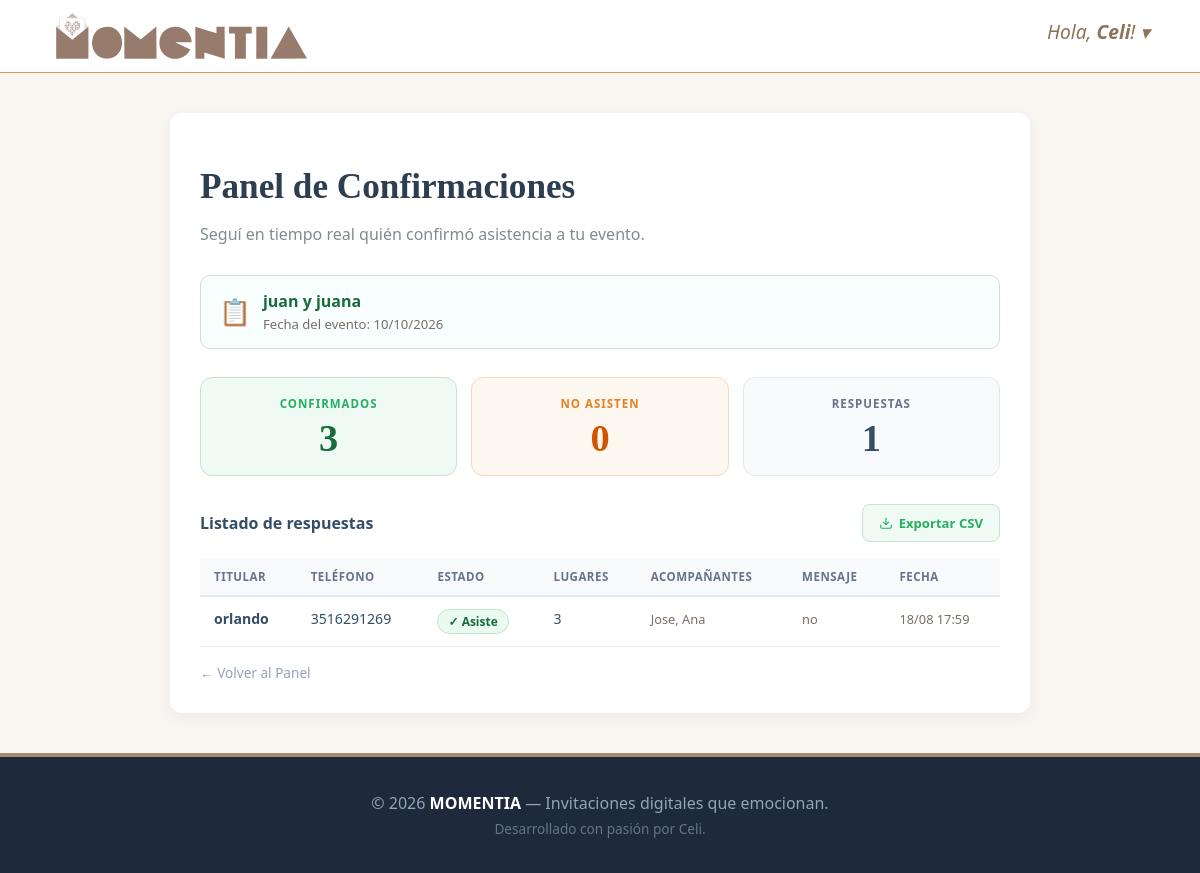
Page /rsvp_panel.php?tarjeta=53 (signed in) on the committed database.
### tables this page shows
CREATE TABLE `tarjetas` (
  `id_tarjeta` int(11) NOT NULL,
  `id_cliente` int(11) NOT NULL,
  `id_plantilla` int(11) NOT NULL,
  `tipo_evento_id` int(11) NOT NULL,
  `estilo_visual_id` int(11) NOT NULL,
  `mod_cuenta_regresiva` tinyint(1) DEFAULT 0,
  `mod_musica` tinyint(1) DEFAULT 0,
  `mod_regalos` tinyint(1) DEFAULT 0,
  `mod_dress_code` tinyint(1) DEFAULT 0,
  `mod_linea_tiempo` tinyint(1) DEFAULT 0,
  `mod_book_fotos` tinyint(1) DEFAULT 0,
  `mod_compartir_fotos` tinyint(1) DEFAULT 0,
  `mod_rsvp_interno` tinyint(1) DEFAULT 0,
  `mod_muro_deseos` tinyint(1) DEFAULT 0,
  `mod_playlist` tinyint(1) DEFAULT 0,
  `nombres_portada` varchar(255) DEFAULT NULL,
  `fecha_evento` date DEFAULT NULL,
  `hora_evento` time DEFAULT NULL,
  `direccion_maps` text DEFAULT NULL,
  `link_musica` varchar(255) DEFAULT NULL,
  `datos_bancarios` text DEFAULT NULL,
  `mensaje_regalo` text DEFAULT NULL,
  `dress_code_texto` text DEFAULT NULL,
  `book_texto` varchar(255) DEFAULT NULL,
  `link_galeria_externa` varchar(255) DEFAULT NULL,
  `telefono_whatsapp` varchar(50) DEFAULT NULL,
  `fecha_limite_rsvp` date DEFAULT NULL,
  `frase_portada` varchar(255) DEFAULT NULL,
  `textos_personalizados` text DEFAULT NULL,
  `estado_pago` varchar(20) DEFAULT 'pendiente',
  `mod_rsvp_whatsapp` int(25) DEFAULT NULL,
  `playlist_modo` enum('formulario','enlace') NOT NULL DEFAULT 'formulario',
  `playlist_url` varchar(255) DEFAULT NULL,
  `linea_tiempo_estilo` enum('vertical','horizontal') NOT NULL DEFAULT 'vertical',
  `muro_moderacion` tinyint(1) NOT NULL DEFAULT 0,
  `mod_pagar_evento` tinyint(1) DEFAULT 0,
  `momento2_nombre` varchar(100) DEFAULT NULL,
  `momento2_fecha` date DEFAULT NULL,
  `momento2_hora` time DEFAULT NULL,
  `momento2_direccion_maps` text DEFAULT NULL,
  `mod_ubi_calen` tinyint(1) DEFAULT NULL,
  `mod_foto_portada` tinyint(1) DEFAULT 0,
  `foto_portada` varchar(255) DEFAULT NULL
);

CREATE TABLE `rsvp_respuestas` (
  `id_rsvp` int(11) NOT NULL,
  `tarjeta_id` int(11) NOT NULL,
  `estado` enum('confirmado','ausente') NOT NULL,
  `nombre` varchar(255) NOT NULL,
  `email` varchar(255) DEFAULT NULL,
  `telefono` varchar(50) DEFAULT NULL,
  `cantidad_acompanantes` int(11) DEFAULT 0,
  `mensaje` text DEFAULT NULL,
  `fecha_respuesta` datetime NOT NULL
);

### rsvp_panel.php (the view, shortened to what this page needs)
<?php
require_once __DIR__ . '/conexion.php';
$id_usuario = $_SESSION['id_usuario'];
$tarjeta_id = isset($_GET['tarjeta']) ? (int)$_GET['tarjeta'] : 0;
try {
    $stmt = $pdo->prepare("SELECT * FROM tarjetas WHERE id_tarjeta = ? AND id_cliente = ?");
    $stmt->execute([$tarjeta_id, $id_usuario]);
    $tarjeta = $stmt->fetch(PDO::FETCH_ASSOC);
} catch (PDOException $e) {
    error_log('Error en rsvp_panel: ' . $e->getMessage());
    header("Location: dashboard.php?error=error_carga");
    exit;
}
$estadisticas = ['confirmados' => 0, 'ausentes' => 0, 'respuestas' => 0];
try {
    $stmt = $pdo->prepare("
        SELECT estado,
               COUNT(*) as cantidad_respuestas,
               SUM(cantidad_acompanantes + 1) as lugares
        FROM rsvp_respuestas
        WHERE tarjeta_id = ?
        GROUP BY estado
    ");
    $stmt->execute([$tarjeta_id]);
    foreach ($stmt->fetchAll(PDO::FETCH_ASSOC) as $s) {
        $estadisticas['respuestas'] += (int)$s['cantidad_respuestas'];
        if ($s['estado'] === 'confirmado') $estadisticas['confirmados'] = (int)$s['lugares'];
    }
    $stmt = $pdo->prepare("
        SELECT r.*, GROUP_CONCAT(a.nombre_acompanante SEPARATOR ', ') as nombres_acompanantes
        FROM rsvp_respuestas r
        LEFT JOIN rsvp_acompanantes a ON r.id_rsvp = a.id_rsvp
        WHERE r.tarjeta_id = ?
        GROUP BY r.id_rsvp
        ORDER BY r.fecha_respuesta DESC
    ");
    $stmt->execute([$tarjeta_id]);
    $respuestas = $stmt->fetchAll(PDO::FETCH_ASSOC);
} catch (PDOException $e) {
    error_log('Error cargando RSVP: ' . $e->getMessage());
    $respuestas = [];
}
$nombre_tarjeta = htmlspecialchars($tarjeta['nombres_portada'] ?: 'Sin título');
$fecha_fmt      = $tarjeta['fecha_evento'] ? date('d/m/Y', strtotime($tarjeta['fecha_evento'])) : '-';
?>
<!DOCTYPE html>
<html lang="es">
<head>
    <link rel="stylesheet" href="css/global.css">
    <link rel="stylesheet" href="css/formularios.css">
</head>
<body>
<?php include_once 'header.php'; ?>
<main class="form-container" style="max-width: 860px;">
    <div class="form-card">
        <h1>Panel de Confirmaciones</h1>
        <p class="subtitle">Seguí en tiempo real quién confirmó asistencia a tu evento.</p>
        <div class="panel-contexto">
            <span style="font-size:1.6rem;">📋</span>
            <div>
                <strong><?php echo $nombre_tarjeta; ?></strong>
                <span>Fecha del evento: <?php echo $fecha_fmt; ?></span>
            </div>
        </div>
        <div class="rsvp-stats">
            <div class="stat-card stat-confirmados">
                <h4>Confirmados</h4>
                <div class="numero"><?php echo $estadisticas['confirmados']; ?></div>
            </div>
            <div class="stat-card stat-ausentes">
                <h4>No asisten</h4>
                <div class="numero"><?php echo $estadisticas['ausentes']; ?></div>
            </div>
            <div class="stat-card stat-total">
                <h4>Respuestas</h4>
                <div class="numero"><?php echo $estadisticas['respuestas']; ?></div>
            </div>
        </div>
        <?php if (!empty($respuestas)): ?>
            <div class="panel-acciones">
                <h2>Listado de respuestas</h2>
                <a href="?tarjeta=<?php echo $tarjeta_id; ?>&exportar=1" class="btn-exportar">
                    <svg viewBox="0 0 24 24" fill="none" stroke="currentColor" stroke-width="2" width="14" height="14">
                        <path d="M21 15v4a2 2 0 0 1-2 2H5a2 2 0 0 1-2-2v-4"/>
                        <polyline points="7 10 12 15 17 10"/>
                        <line x1="12" y1="15" x2="12" y2="3"/>
                    </svg>
                    Exportar CSV
                </a>
            </div>
            <div class="tabla-wrap">
                <table class="rsvp-table">
                    <thead>
                        <tr>
                            <th>Titular</th>
                            <th>Teléfono</th>
                            <th>Estado</th>
                            <th>Lugares</th>
                            <th>Acompañantes</th>
                            <th>Mensaje</th>
                            <th>Fecha</th>
                        </tr>
                    </thead>
                    <tbody>
                        <?php foreach ($respuestas as $r):
                            $lugares = ($r['estado'] === 'ausente') ? 0 : ($r['cantidad_acompanantes'] + 1);
                        ?>
                            <tr>
                                <td><strong><?php echo htmlspecialchars($r['nombre']); ?></strong></td>
                                <td><?php echo htmlspecialchars($r['telefono'] ?? '—'); ?></td>
                                <td>
                                    <?php if ($r['estado'] === 'confirmado'): ?>
                                        <span class="badge-confirmado">✓ Asiste</span>
                                    <?php else: ?>
                                        <span class="badge-ausente">✕ No asiste</span>
                                    <?php endif; ?>
                                </td>
                                <td><?php echo $lugares; ?></td>
                                <td><small><?php echo htmlspecialchars($r['nombres_acompanantes'] ?? '—'); ?></small></td>
                                <td><small><?php echo htmlspecialchars(mb_substr($r['mensaje'] ?? '', 0, 60)); ?><?php echo mb_strlen($r['mensaje'] ?? '') > 60 ? '…' : ''; ?></small></td>
                                <td><small><?php echo date('d/m H:i', strtotime($r['fecha_respuesta'])); ?></small></td>
                            </tr>
                        <?php endforeach; ?>
                    </tbody>
                </table>
            </div>
        <?php endif; ?>
        <a href="dashboard.php" class="btn-volver">← Volver al Panel</a>
    </div>
</main>
<?php include_once 'footer.php'; ?>
</body>
</html>

### css/global.css (style rules this page uses)
:root { --color-principal: #a68b6d; }
body { font-family: 'Segoe UI', sans-serif; background-color: #f9f6f2; color: #333; margin: 0; }
a { transition: color 0.2s; }
h1, h2, h3, h4 { word-break: break-word; }

### css/formularios.css (style rules this page uses)
.form-container { max-width: 700px; margin: 40px auto; padding: 0 20px; }
.form-card { background: #ffffff; padding: 30px; border-radius: 12px; box-shadow: 0 4px 15px rgba(0, 0, 0, 0.05); }
.form-card h1 { font-family: 'Playfair Display', serif; color: #2c3e50; margin-bottom: 5px; font-size: 2.2rem; }
.form-card h2 { color: #2c3e50; margin-bottom: 5px; font-size: 1.8rem; }
.subtitle { color: #7f8c8d; margin-bottom: 30px; font-size: 1rem; }
small { color: #94a3b8; font-size: 0.8rem; margin-top: 5px; }
.btn-exportar { background: #27ae60; color: white; padding: 10px 15px; border-radius: 5px; text-decoration: none; font-weight: bold; font-size: 0.9rem; }
.btn-volver { display: inline-block; color: #94a3b8; font-size: 0.88rem; text-decoration: none; margin-top: 12px; }

### rsvp_panel.php (style rules this page uses)
.panel-contexto { display: flex; align-items: center; gap: 12px; background: #f8fffe; border: 1px solid #c8e6d4; border-radius: 10px; padding: 14px 18px; margin-bottom: 28px; }
.panel-contexto strong { color: #1a6b3c; display: block; }
.panel-contexto span { color: #7a6e67; font-size: 0.82rem; }
.rsvp-stats { display: grid; grid-template-columns: repeat(3, 1fr); gap: 14px; margin-bottom: 28px; }
.stat-card { border-radius: 12px; padding: 18px; text-align: center; border: 1px solid; }
.stat-card h4 { font-size: 0.72rem; font-weight: 600; text-transform: uppercase; letter-spacing: 1px; margin: 0 0 8px 0; }
.stat-card .numero { font-family: 'Playfair Display', Georgia, serif; font-size: 2.4rem; font-weight: 600; line-height: 1; }
.stat-confirmados { background: #f0faf4; border-color: #c3e6cb; }
.stat-confirmados h4 { color: #27ae60; }
.stat-confirmados .numero { color: #1a6b3c; }
.stat-ausentes { background: #fdf8ef; border-color: #f0ddb8; }
.stat-ausentes h4 { color: #e67e22; }
.stat-ausentes .numero { color: #d35400; }
.stat-total { background: #f8fafc; border-color: #e2e8f0; }
.stat-total h4 { color: #64748b; }
.stat-total .numero { color: #344e67; }
.panel-acciones { display: flex; justify-content: space-between; align-items: center; margin-bottom: 16px; flex-wrap: wrap; gap: 10px; }
.panel-acciones h2 { font-size: 1rem; font-weight: 700; color: #344e67; margin: 0; }
.btn-exportar { display: inline-flex; align-items: center; gap: 6px; background: #f0faf4; color: #27ae60; border: 1.5px solid #c3e6cb; border-radius: 8px; padding: 9px 16px; font-size: 0.82rem; font-weight: 600; text-decoration: none; transition: all 0.2s; }
.tabla-wrap { overflow-x: auto; }
.rsvp-table { width: 100%; border-collapse: collapse; font-size: 0.88rem; min-width: 560px; }
.rsvp-table th { background: #f8fafc; border-bottom: 2px solid #e2e8f0; padding: 11px 14px; text-align: left; font-size: 0.72rem; font-weight: 600; color: #64748b; text-transform: uppercase; letter-spacing: 0.5px; }
.rsvp-table td { padding: 12px 14px; border-bottom: 1px solid #f0ece7; vertical-align: top; color: #344e67; }
.rsvp-table td small { color: #7a6e67; font-size: 0.8rem; }
.badge-confirmado { display: inline-block; padding: 3px 10px; background: #eafaf1; color: #1a6b3c; border: 1px solid #c3e6cb; border-radius: 20px; font-size: 0.75rem; font-weight: 600; }
.btn-volver { display: inline-block; color: #94a3b8; font-size: 0.85rem; text-decoration: none; margin-top: 16px; }

### rows in the picture
tarjetas: nombres_portada "juan y juana", fecha_evento "10/10/2026"
rsvp_respuestas: nombre "orlando", telefono "3516291269", shows "✓ Asiste", lugares "3", nombres_acompanantes "Jose, Ana", mensaje "no", fecha_respuesta "18/08 17:59"

### other values in the picture
$nombre_display "Celi"
$estadisticas['confirmados'] "3"
$estadisticas['ausentes'] "0"
$estadisticas['respuestas'] "1"
